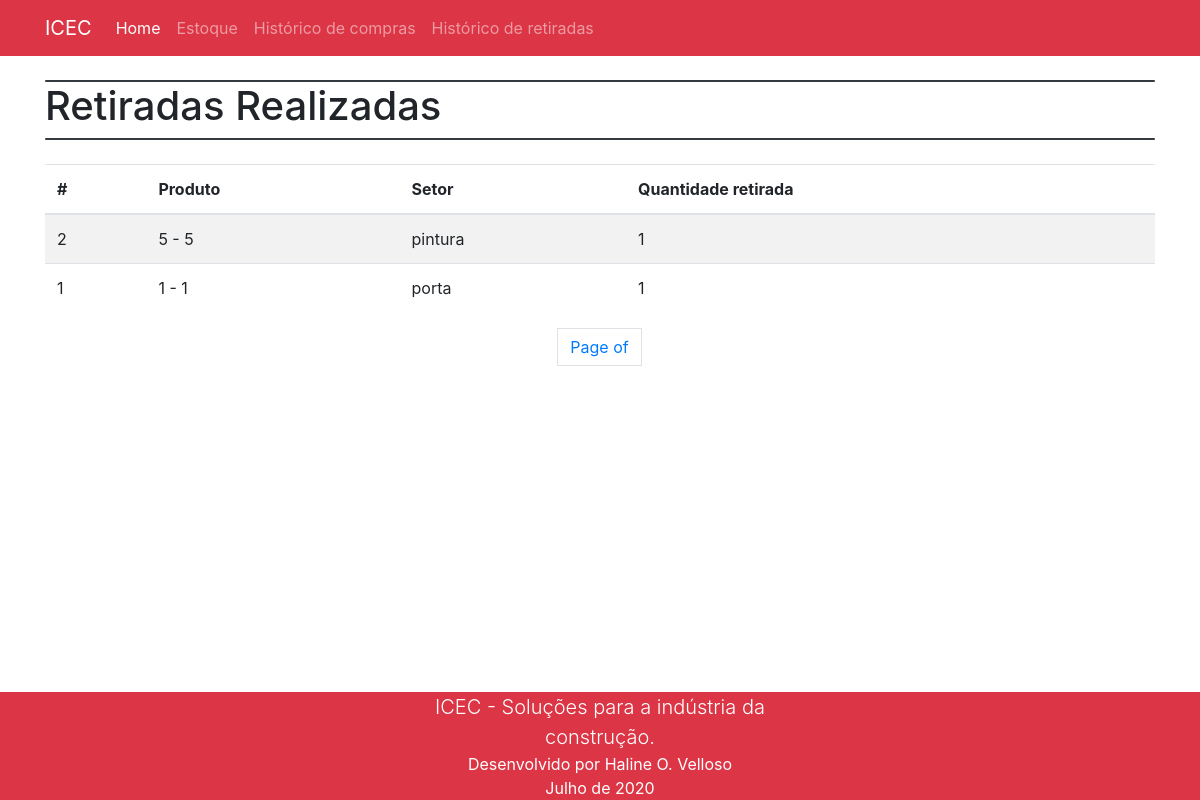
The app's page /retiradasrealizadas/, older data.
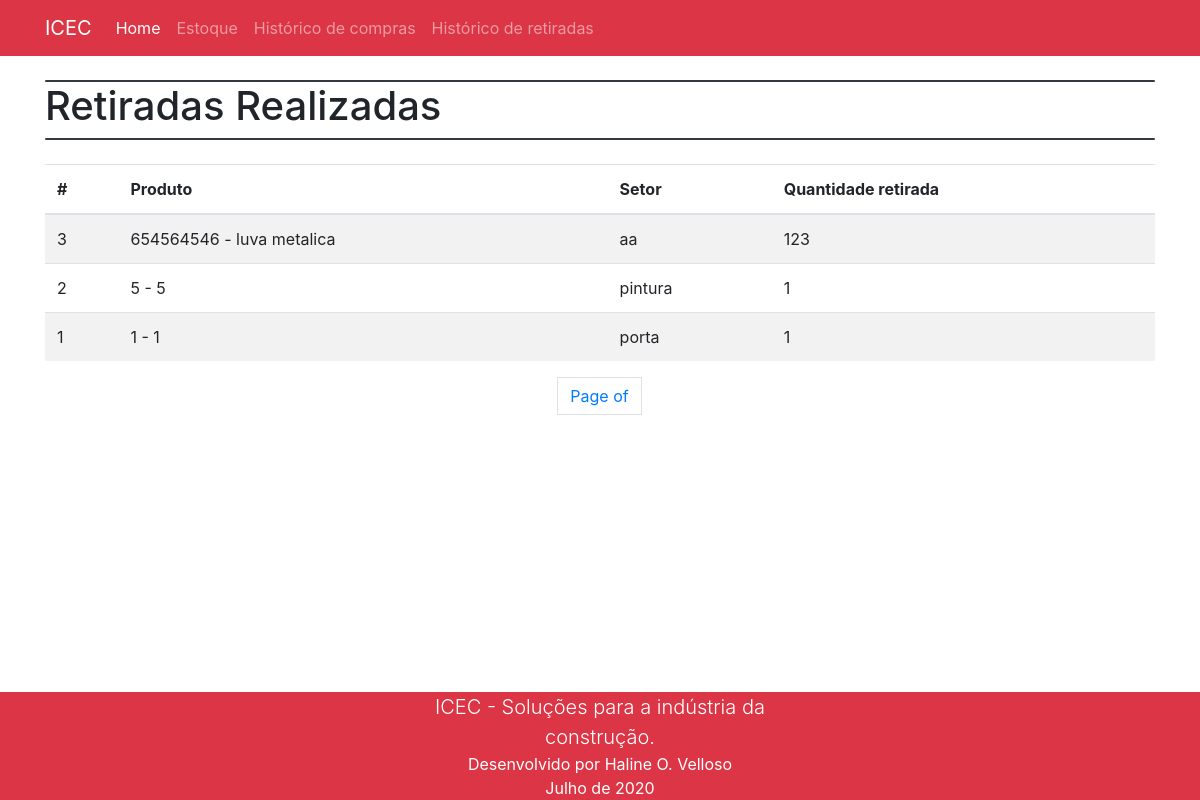
The same page, newer data.
### controle/models.py (models this page shows, shortened)
class Retirada(models.Model):
    produto = models.ForeignKey(Produto, on_delete=models.CASCADE)
    qtd_retirada = models.IntegerField('Quantidade retirada')
    setor_enviado = models.CharField('Setor', max_length=100)
    data_retirada = models.DateTimeField(default=timezone.now)

class Produto(models.Model):
    registro = models.CharField('ID', max_length=20, help_text='Máximo 20 caracteres', unique=True)
    nome = models.CharField('Nome', max_length=255)
    ca = models.IntegerField('CA')
    categoria = models.CharField('Categoria', max_length=100)
    qtd_estoque = models.IntegerField('Estoque')
    qtd_estoque_min = models.IntegerField('Estoque minimo')
    data_cadastro = models.DateTimeField(default=timezone.now, editable=False)
    modificado_em = models.DateTimeField(default=timezone.now, editable=False)
    class Meta:
        verbose_name = 'Produto'
        verbose_name_plural = 'Produtos'
    def __str__(self):
        return f'{self.registro} - {self.nome}'

### controle/views.py (the view)
# urls.py: path('retiradasrealizadas/', retiradasrealizadas, name='retiradasrealizadas'),
def retiradasrealizadas(request):
    retiradasrealizadas_list = Retirada.objects.all().order_by('-id')
    paginator = Paginator(retiradasrealizadas_list, 10)
    page = request.GET.get('page')
    try:
        retiradas = paginator.page(page)
    except PageNotAnInteger:
        retiradas = paginator.page(1)
    except EmptyPage:
        retiradas = paginator.page(paginator.num_pages)
    return render(request, 'retiradasrealizadas.html', {'page':page,'retiradas':retiradas})

### templates/retiradasrealizadas.html (shortened to what this page needs)
<!DOCTYPE html>
{% load bootstrap4 %}
{% load static %}
<html lang="pt-br">
<head>
    {% bootstrap_css %}
</head>
<body>
    {%	include	"nav.html" %}
    <div class="container">
        <br>
        <div class="progress" style="height: 2px;">
            <div class="progress-bar bg-dark" role="progressbar" style="width: 100%;" aria-valuenow="25"
                aria-valuemin="0" aria-valuemax="100"></div>
        </div>
        <h1> Retiradas Realizadas </h1>
        <div class="progress" style="height: 2px;">
            <div class="progress-bar bg-dark" role="progressbar" style="width: 100%;" aria-valuenow="25"
                aria-valuemin="0" aria-valuemax="100"></div>
        </div>
        <br>
        <table class="table table-striped">
            <thead>
                <th scope="col">#</th>
                <th scope="col">Produto</th>
                <th scope="col">Setor</th>
                <th scope="col">Quantidade retirada</th>
            </thead>
            <tbody>
                {% for retirada in retiradas %}
                <tr>
                    <td scope="row">{{ retirada.id }}</td>
                    <td scope="row">{{ retirada.produto }}</td>
                    <td scope="row">{{ retirada.setor_enviado }}</td>
                    <td scope="row">{{ retirada.qtd_retirada }}</td>
                </tr>
                {% endfor %}
            </tbody>
        </table>
        {%	include	"pagination.html"	with	page=compras	%}
    </div>
    {% include "rodape.html" %}
</body>
</html>

Row changes from the older to the newer data that the page shows:
added Retirada: id "3", produto "654564546 - luva metalica", setor_enviado "aa", qtd_retirada "123"
